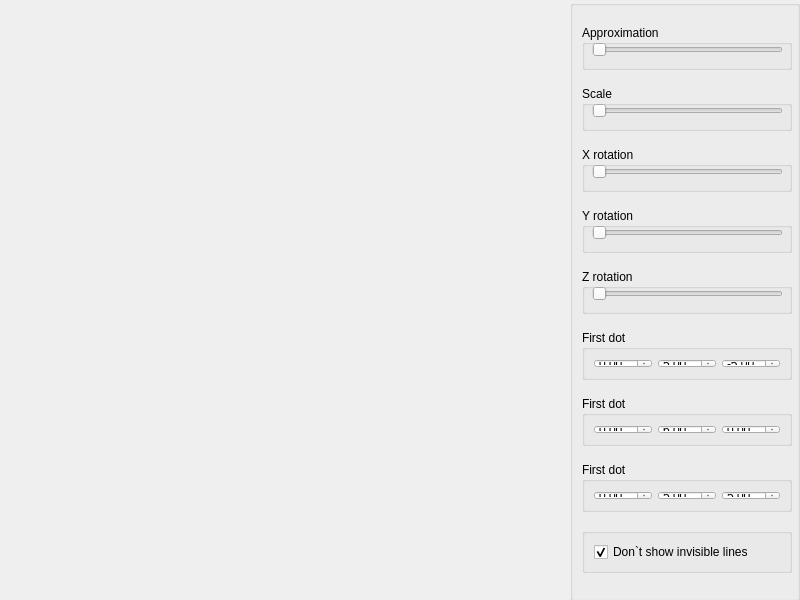
<?xml version="1.0" encoding="UTF-8"?>
<ui version="4.0">
 <class>Widget</class>
 <widget class="QWidget" name="Widget">
  <property name="geometry">
   <rect>
    <x>0</x>
    <y>0</y>
    <width>800</width>
    <height>600</height>
   </rect>
  </property>
  <property name="windowTitle">
   <string>Widget</string>
  </property>
  <widget class="QGroupBox" name="groupBox_0">
   <property name="geometry">
    <rect>
     <x>570</x>
     <y>0</y>
     <width>230</width>
     <height>601</height>
    </rect>
   </property>
   <property name="autoFillBackground">
    <bool>true</bool>
   </property>
   <property name="title">
    <string/>
   </property>
   <property name="checkable">
    <bool>false</bool>
   </property>
   <layout class="QVBoxLayout" name="verticalLayout">
    <item>
     <widget class="QGroupBox" name="groupBox_1">
      <property name="sizePolicy">
       <sizepolicy hsizetype="Fixed" vsizetype="Fixed">
        <horstretch>0</horstretch>
        <verstretch>0</verstretch>
       </sizepolicy>
      </property>
      <property name="minimumSize">
       <size>
        <width>210</width>
        <height>45</height>
       </size>
      </property>
      <property name="maximumSize">
       <size>
        <width>210</width>
        <height>45</height>
       </size>
      </property>
      <property name="title">
       <string>Approximation</string>
      </property>
      <widget class="QSlider" name="horizontalSlider_1">
       <property name="geometry">
        <rect>
         <x>10</x>
         <y>15</y>
         <width>191</width>
         <height>20</height>
        </rect>
       </property>
       <property name="minimum">
        <number>10</number>
       </property>
       <property name="maximum">
        <number>50</number>
       </property>
       <property name="orientation">
        <enum>Qt::Horizontal</enum>
       </property>
      </widget>
     </widget>
    </item>
    <item>
     <widget class="QGroupBox" name="groupBox_2">
      <property name="sizePolicy">
       <sizepolicy hsizetype="Fixed" vsizetype="Fixed">
        <horstretch>0</horstretch>
        <verstretch>0</verstretch>
       </sizepolicy>
      </property>
      <property name="minimumSize">
       <size>
        <width>210</width>
        <height>45</height>
       </size>
      </property>
      <property name="maximumSize">
       <size>
        <width>210</width>
        <height>45</height>
       </size>
      </property>
      <property name="title">
       <string>Scale</string>
      </property>
      <widget class="QSlider" name="horizontalSlider_2">
       <property name="geometry">
        <rect>
         <x>10</x>
         <y>15</y>
         <width>191</width>
         <height>20</height>
        </rect>
       </property>
       <property name="minimum">
        <number>1</number>
       </property>
       <property name="maximum">
        <number>1000</number>
       </property>
       <property name="orientation">
        <enum>Qt::Horizontal</enum>
       </property>
      </widget>
     </widget>
    </item>
    <item>
     <widget class="QGroupBox" name="groupBox_3">
      <property name="sizePolicy">
       <sizepolicy hsizetype="Fixed" vsizetype="Fixed">
        <horstretch>0</horstretch>
        <verstretch>0</verstretch>
       </sizepolicy>
      </property>
      <property name="minimumSize">
       <size>
        <width>210</width>
        <height>45</height>
       </size>
      </property>
      <property name="maximumSize">
       <size>
        <width>210</width>
        <height>45</height>
       </size>
      </property>
      <property name="title">
       <string>X rotation</string>
      </property>
      <widget class="QSlider" name="horizontalSlider_3">
       <property name="geometry">
        <rect>
         <x>10</x>
         <y>15</y>
         <width>191</width>
         <height>20</height>
        </rect>
       </property>
       <property name="maximum">
        <number>360</number>
       </property>
       <property name="orientation">
        <enum>Qt::Horizontal</enum>
       </property>
      </widget>
     </widget>
    </item>
    <item>
     <widget class="QGroupBox" name="groupBox_4">
      <property name="sizePolicy">
       <sizepolicy hsizetype="Fixed" vsizetype="Fixed">
        <horstretch>0</horstretch>
        <verstretch>0</verstretch>
       </sizepolicy>
      </property>
      <property name="minimumSize">
       <size>
        <width>210</width>
        <height>45</height>
       </size>
      </property>
      <property name="maximumSize">
       <size>
        <width>210</width>
        <height>45</height>
       </size>
      </property>
      <property name="title">
       <string>Y rotation</string>
      </property>
      <widget class="QSlider" name="horizontalSlider_4">
       <property name="geometry">
        <rect>
         <x>10</x>
         <y>15</y>
         <width>191</width>
         <height>20</height>
        </rect>
       </property>
       <property name="maximum">
        <number>360</number>
       </property>
       <property name="orientation">
        <enum>Qt::Horizontal</enum>
       </property>
      </widget>
     </widget>
    </item>
    <item>
     <widget class="QGroupBox" name="groupBox_5">
      <property name="sizePolicy">
       <sizepolicy hsizetype="Fixed" vsizetype="Fixed">
        <horstretch>0</horstretch>
        <verstretch>0</verstretch>
       </sizepolicy>
      </property>
      <property name="minimumSize">
       <size>
        <width>210</width>
        <height>45</height>
       </size>
      </property>
      <property name="maximumSize">
       <size>
        <width>210</width>
        <height>45</height>
       </size>
      </property>
      <property name="title">
       <string>Z rotation</string>
      </property>
      <widget class="QSlider" name="horizontalSlider_5">
       <property name="geometry">
        <rect>
         <x>10</x>
         <y>15</y>
         <width>191</width>
         <height>20</height>
        </rect>
       </property>
       <property name="maximum">
        <number>360</number>
       </property>
       <property name="orientation">
        <enum>Qt::Horizontal</enum>
       </property>
      </widget>
     </widget>
    </item>
    <item>
     <widget class="QGroupBox" name="groupBox_7">
      <property name="sizePolicy">
       <sizepolicy hsizetype="Fixed" vsizetype="Fixed">
        <horstretch>0</horstretch>
        <verstretch>0</verstretch>
       </sizepolicy>
      </property>
      <property name="minimumSize">
       <size>
        <width>210</width>
        <height>50</height>
       </size>
      </property>
      <property name="maximumSize">
       <size>
        <width>210</width>
        <height>50</height>
       </size>
      </property>
      <property name="title">
       <string>First dot</string>
      </property>
      <layout class="QHBoxLayout" name="horizontalLayout_2">
       <item>
        <widget class="QDoubleSpinBox" name="doubleSpinBox">
         <property name="minimum">
          <double>-99.000000000000000</double>
         </property>
        </widget>
       </item>
       <item>
        <widget class="QDoubleSpinBox" name="doubleSpinBox_3">
         <property name="minimum">
          <double>-99.000000000000000</double>
         </property>
         <property name="value">
          <double>5.000000000000000</double>
         </property>
        </widget>
       </item>
       <item>
        <widget class="QDoubleSpinBox" name="doubleSpinBox_2">
         <property name="minimum">
          <double>-99.000000000000000</double>
         </property>
         <property name="value">
          <double>-5.000000000000000</double>
         </property>
        </widget>
       </item>
      </layout>
     </widget>
    </item>
    <item>
     <widget class="QGroupBox" name="groupBox_8">
      <property name="sizePolicy">
       <sizepolicy hsizetype="Fixed" vsizetype="Fixed">
        <horstretch>0</horstretch>
        <verstretch>0</verstretch>
       </sizepolicy>
      </property>
      <property name="minimumSize">
       <size>
        <width>210</width>
        <height>50</height>
       </size>
      </property>
      <property name="maximumSize">
       <size>
        <width>210</width>
        <height>50</height>
       </size>
      </property>
      <property name="title">
       <string>First dot</string>
      </property>
      <layout class="QHBoxLayout" name="horizontalLayout_3">
       <item>
        <widget class="QDoubleSpinBox" name="doubleSpinBox_4">
         <property name="minimum">
          <double>-99.000000000000000</double>
         </property>
        </widget>
       </item>
       <item>
        <widget class="QDoubleSpinBox" name="doubleSpinBox_5">
         <property name="minimum">
          <double>-99.000000000000000</double>
         </property>
         <property name="value">
          <double>6.000000000000000</double>
         </property>
        </widget>
       </item>
       <item>
        <widget class="QDoubleSpinBox" name="doubleSpinBox_6">
         <property name="minimum">
          <double>-99.000000000000000</double>
         </property>
        </widget>
       </item>
      </layout>
     </widget>
    </item>
    <item>
     <widget class="QGroupBox" name="groupBox_9">
      <property name="sizePolicy">
       <sizepolicy hsizetype="Fixed" vsizetype="Fixed">
        <horstretch>0</horstretch>
        <verstretch>0</verstretch>
       </sizepolicy>
      </property>
      <property name="minimumSize">
       <size>
        <width>210</width>
        <height>50</height>
       </size>
      </property>
      <property name="maximumSize">
       <size>
        <width>210</width>
        <height>50</height>
       </size>
      </property>
      <property name="title">
       <string>First dot</string>
      </property>
      <layout class="QHBoxLayout" name="horizontalLayout_4">
       <item>
        <widget class="QDoubleSpinBox" name="doubleSpinBox_7">
         <property name="minimum">
          <double>-99.000000000000000</double>
         </property>
        </widget>
       </item>
       <item>
        <widget class="QDoubleSpinBox" name="doubleSpinBox_8">
         <property name="minimum">
          <double>-99.000000000000000</double>
         </property>
         <property name="value">
          <double>5.000000000000000</double>
         </property>
        </widget>
       </item>
       <item>
        <widget class="QDoubleSpinBox" name="doubleSpinBox_9">
         <property name="minimum">
          <double>-99.000000000000000</double>
         </property>
         <property name="value">
          <double>5.000000000000000</double>
         </property>
        </widget>
       </item>
      </layout>
     </widget>
    </item>
    <item>
     <widget class="QGroupBox" name="groupBox_6">
      <property name="sizePolicy">
       <sizepolicy hsizetype="Fixed" vsizetype="Fixed">
        <horstretch>0</horstretch>
        <verstretch>0</verstretch>
       </sizepolicy>
      </property>
      <property name="minimumSize">
       <size>
        <width>210</width>
        <height>45</height>
       </size>
      </property>
      <property name="maximumSize">
       <size>
        <width>210</width>
        <height>45</height>
       </size>
      </property>
      <property name="title">
       <string/>
      </property>
      <layout class="QHBoxLayout" name="horizontalLayout">
       <item>
        <widget class="QCheckBox" name="checkBox">
         <property name="text">
          <string>Don`t show invisible lines</string>
         </property>
         <property name="checked">
          <bool>true</bool>
         </property>
        </widget>
       </item>
      </layout>
     </widget>
    </item>
   </layout>
  </widget>
 </widget>
 <resources/>
 <connections/>
</ui>
